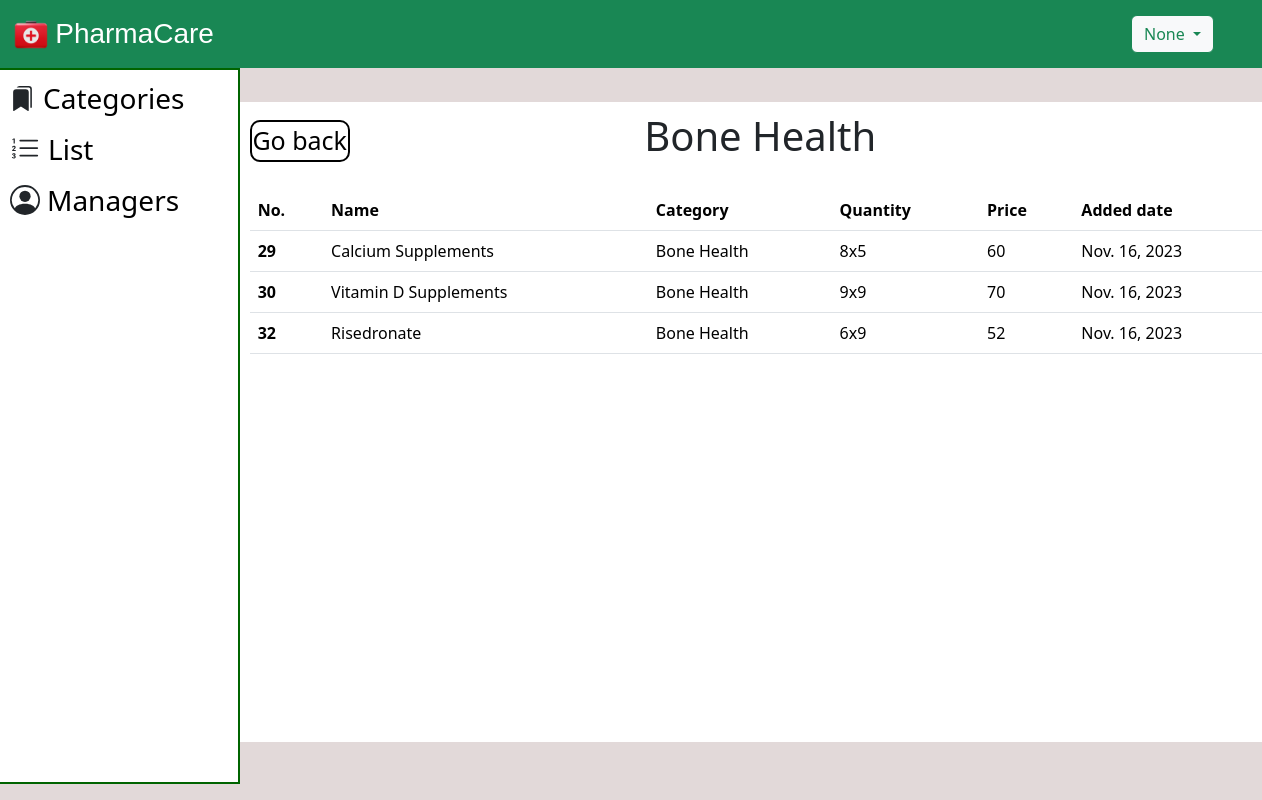
Screenshot of /Bone/ with the database file from the repository.
### Pharmacy/models.py (models this page shows)
class medicine(models.Model):
    name=models.CharField(max_length=50)
    category=models.CharField(max_length=50)
    Qty=models.CharField(max_length=50)
    price=models.BigIntegerField()
    added_date=models.DateField(auto_now_add=True)

### Pharmacy/views.py (the view)
# urls.py: path('Bone/', views.Bone, name='Bone'),
def Bone(request):
    name = request.session.get('name')
    anti_med=medicine.objects.filter(category='Bone Health')
    return render(request, 'Bone.html', {'anti_med':anti_med, 'name':name, 'user_role': request.session.get('user_role')})

### templates/Bone.html (shortened to what this page needs)
<!DOCTYPE html>
<html lang="en">
  <head>
    <link
      href="https://cdn.jsdelivr.net/npm/bootstrap@5.3.2/dist/css/bootstrap.min.css"
      rel="stylesheet"
    />
    {% load static %}
  </head>
  <body style="background-color: rgb(226, 217, 217);">
  <nav class="navbar navbar-expand-lg bg-success text-white fs-5">
    <div class="container-fluid">
        <div class="row">
            <div class="col">
              <img src="{% static 'logo.png' %}" width="38" height="39">
                <a class="navbar-brand" href="#" style="color: white; font-family: 'Gill Sans', 'Gill Sans MT', Calibri, 'Trebuchet MS', sans-serif; font-size: 28px; margin-left: 0;">PharmaCare</a>
            </div>
        </div>
    </div>
    <div class="dropdown mx-5">
      <button class="btn btn-outline-success bg-light dropdown-toggle" type="button" data-bs-toggle="dropdown"
          aria-expanded="false">
          {{name}}
      </button>
  </div>
  </nav>
  <div class="container">
    <div class="row" style="width: 20%; border: 2px solid darkgreen; height: 89.5vh; position:absolute; left:0px; background-color: white;">
      <ul>
          {% if user_role == 'manager' %}
            <li style="margin-bottom: 7px; margin-top: 7px;"><svg xmlns="http://www.w3.org/2000/svg"  width="25" height="25" fill="currentColor" class="bi bi-bookmarks-fill m-lg-2 " viewBox="0 0 16 16"><path d="M2 4a2 2 0 0 1 2-2h6a2 2 0 0 1 2 2v11.5a.5.5 0 0 1-.777.416L7 13.101l-4.223 2.815A.5.5 0 0 1 2 15.5V4z"/><path d="M4.268 1A2 2 0 0 1 6 0h6a2 2 0 0 1 2 2v11.5a.5.5 0 0 1-.777.416L13 13.768V2a1 1 0 0 0-1-1H4.268z"/></svg><a href="/managerhome" style="font-size: 28px; text-decoration: none; color:black; vertical-align: middle">Categories</a></li>
            <li style="margin-bottom: 7px;"><svg xmlns="http://www.w3.org/2000/svg" width="30" height="30" fill="currentColor" class="bi bi-list-ol m-lg-2 " viewBox="0 0 16 16"><path fill-rule="evenodd" d="M5 11.5a.5.5 0 0 1 .5-.5h9a.5.5 0 0 1 0 1h-9a.5.5 0 0 1-.5-.5zm0-4a.5.5 0 0 1 .5-.5h9a.5.5 0 0 1 0 1h-9a.5.5 0 0 1-.5-.5zm0-4a.5.5 0 0 1 .5-.5h9a.5.5 0 0 1 0 1h-9a.5.5 0 0 1-.5-.5z"/><path d="M1.713 11.865v-.474H2c.217 0 .363-.137.363-.317 0-.185-.158-.31-.361-.31-.223 0-.367.152-.373.31h-.59c.016-.467.373-.787.986-.787.588-.002.954.291.957.703a.595.595 0 0 1-.492.594v.033a.615.615 0 0 1 .569.631c.003.533-.502.8-1.051.8-.656 0-1-.37-1.008-.794h.582c.008.178.186.306.422.309.254 0 .424-.145.422-.35-.002-.195-.155-.348-.414-.348h-.3zm-.004-4.699h-.604v-.035c0-.408.295-.844.958-.844.583 0 .96.326.96.756 0 .389-.257.617-.476.848l-.537.572v.03h1.054V9H1.143v-.395l.957-.99c.138-.142.293-.304.293-.508 0-.18-.147-.32-.342-.32a.33.33 0 0 0-.342.338v.041zM2.564 5h-.635V2.924h-.031l-.598.42v-.567l.629-.443h.635V5z"/></svg><a href="/medicinelist" style="font-size: 28px; text-decoration: none; color:black; vertical-align:middle;">List</a></li>
            <li style="margin-bottom: 7px;"><svg xmlns="http://www.w3.org/2000/svg" width="25" height="25" fill="currentColor" class="bi bi-patch-plus-fill m-lg-2 " viewBox="0 0 16 16"><path d="M10.067.87a2.89 2.89 0 0 0-4.134 0l-.622.638-.89-.011a2.89 2.89 0 0 0-2.924 2.924l.01.89-.636.622a2.89 2.89 0 0 0 0 4.134l.637.622-.011.89a2.89 2.89 0 0 0 2.924 2.924l.89-.01.622.636a2.89 2.89 0 0 0 4.134 0l.622-.637.89.011a2.89 2.89 0 0 0 2.924-2.924l-.01-.89.636-.622a2.89 2.89 0 0 0 0-4.134l-.637-.622.011-.89a2.89 2.89 0 0 0-2.924-2.924l-.89.01-.622-.636zM8.5 6v1.5H10a.5.5 0 0 1 0 1H8.5V10a.5.5 0 0 1-1 0V8.5H6a.5.5 0 0 1 0-1h1.5V6a.5.5 0 0 1 1 0z"/></svg><a href="/addmedicine" style="font-size: 28px; text-decoration: none; color:black; vertical-align:middle;">Add</a></li>
            <li style="margin-bottom: 7px;"><svg xmlns="http://www.w3.org/2000/svg" width="25" height="25" fill="currentColor" class="bi bi-pencil-square m-lg-2 " viewBox="0 0 16 16"><path d="M15.502 1.94a.5.5 0 0 1 0 .706L14.459 3.69l-2-2L13.502.646a.5.5 0 0 1 .707 0l1.293 1.293zm-1.75 2.456-2-2L4.939 9.21a.5.5 0 0 0-.121.196l-.805 2.414a.25.25 0 0 0 .316.316l2.414-.805a.5.5 0 0 0 .196-.12l6.813-6.814z"/><path fill-rule="evenodd" d="M1 13.5A1.5 1.5 0 0 0 2.5 15h11a1.5 1.5 0 0 0 1.5-1.5v-6a.5.5 0 0 0-1 0v6a.5.5 0 0 1-.5.5h-11a.5.5 0 0 1-.5-.5v-11a.5.5 0 0 1 .5-.5H9a.5.5 0 0 0 0-1H2.5A1.5 1.5 0 0 0 1 2.5v11z"/></svg><a href="/edit" style="font-size: 28px; text-decoration: none; color:black; vertical-align:middle;">Edit</a></li>
            <li style="margin-bottom: 7px;"><svg xmlns="http://www.w3.org/2000/svg" width="25" height="25" fill="currentColor" class="bi bi-x-octagon-fill m-lg-2 " viewBox="0 0 16 16"><path d="M11.46.146A.5.5 0 0 0 11.107 0H4.893a.5.5 0 0 0-.353.146L.146 4.54A.5.5 0 0 0 0 4.893v6.214a.5.5 0 0 0 .146.353l4.394 4.394a.5.5 0 0 0 .353.146h6.214a.5.5 0 0 0 .353-.146l4.394-4.394a.5.5 0 0 0 .146-.353V4.893a.5.5 0 0 0-.146-.353L11.46.146zm-6.106 4.5L8 7.293l2.646-2.647a.5.5 0 0 1 .708.708L8.707 8l2.647 2.646a.5.5 0 0 1-.708.708L8 8.707l-2.646 2.647a.5.5 0 0 1-.708-.708L7.293 8 4.646 5.354a.5.5 0 1 1 .708-.708z"/></svg><a href="/remove" style="font-size: 28px; text-decoration: none; color:black; vertical-align:middle;">Remove</a></li>
          {% else %}
            <li style="margin-bottom: 7px; margin-top: 7px;"><a href="/adminhome" style="font-size: 28px; text-decoration: none; color:black; vertical-align: middle">Categories</a></li>
            <li style="margin-bottom: 7px;"><a href="/medicinelist" style="font-size: 28px; text-decoration: none; color:black; vertical-align:middle;">List</a></li>
            <li style="margin-bottom: 7px; margin-top: 6px;"><a href="/allmanager" style="font-size: 28px; text-decoration: none; color:black; vertical-align: middle">Managers</a></li>
          {% endif %}
        </ul>
    </div>
  </div>
    <div class="container ">
        <div class="row ">
            <div class="col-md-11" style="background-color: white; height: 80vh; margin-top: 3%; margin-left: 15.5%; overflow-y: auto;">
                <h1 style="text-align: center; margin-top: 10px; margin-bottom: 30px;">Bone Health</h1>
                <a href="#" onclick="history.go(-1); return false;" style="font-size: 25px; position: absolute; margin-top: -70px; color: black; text-decoration: none; border: 2px solid black; width: 100px; border-radius: 10px; text-align: center;">Go back</a>
              <table class="table table-hover ">
                <thead>
                  <tr>
                    <th scope="col">No.</th>
                    <th scope="col">Name</th>
                    <th scope="col">Category</th>
                    <th scope="col">Quantity</th>
                    <th scope="col">Price</th>
                    <th scope="col">Added date</th>
                  </tr>
                </thead>
                <tbody>
                  {% for med in anti_med %}
                  <tr>
                    <th scope="row">{{med.id}}</th>
                    <td>{{med.name}}</td>
                    <td>{{med.category}}</td>
                    <td>{{med.Qty}}</td>
                    <td>{{med.price}}</td>
                    <td>{{med.added_date}}</td>
                  </tr>
                  {% endfor %}
                </tbody>
              </table>
            </div>
        </div>
    </div>
</body>
</html>

### templates/Bone.html (style rules this page uses)
.navbar a.navbar-brand { display: inline-block; vertical-align: middle; }

### rows the page displays
medicine: id "29", name "Calcium Supplements", category "Bone Health", Qty "8x5", price "60", added_date "Nov. 16, 2023"
medicine: id "30", name "Vitamin D Supplements", category "Bone Health", Qty "9x9", price "70", added_date "Nov. 16, 2023"
medicine: id "32", name "Risedronate", category "Bone Health", Qty "6x9", price "52", added_date "Nov. 16, 2023"

### other values shown
{{ name }} "None"
